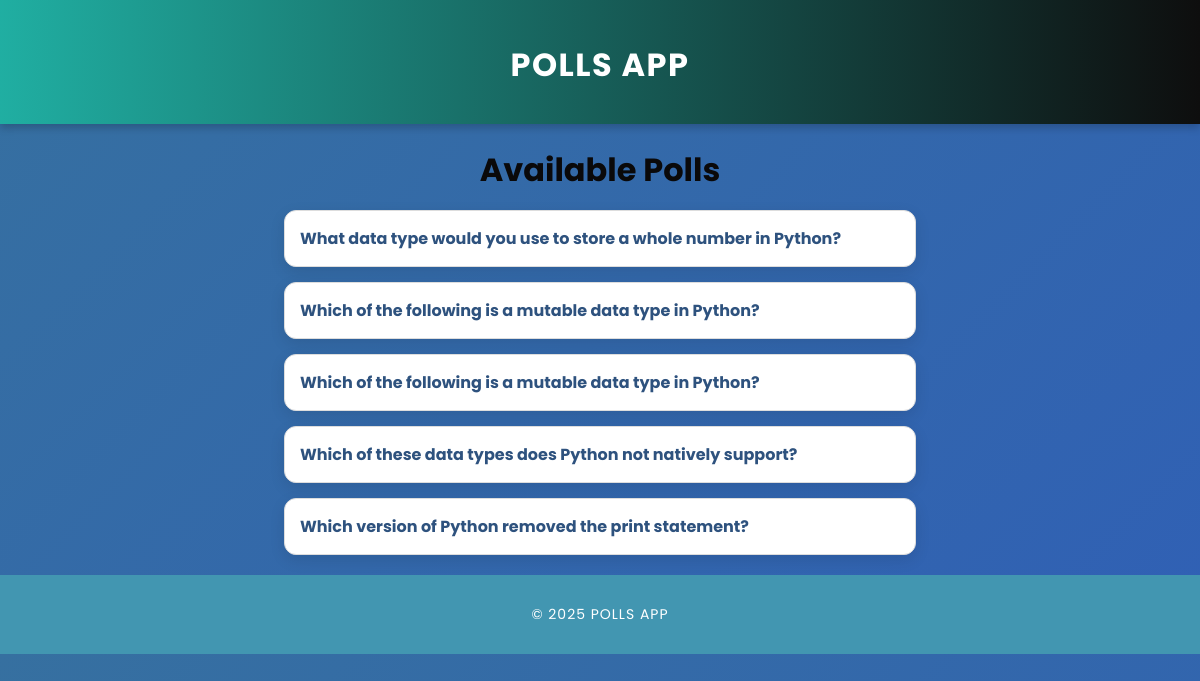
Screenshot of /polls/ with the database file from the repository.
### polls/models.py (models this page shows, shortened)
class Question(models.Model):
    question_text = models.CharField(max_length=200)
    pub_date = models.DateTimeField("date published")

### polls/views.py (the view)
# urls.py: path("", views.index, name="index"),
def index(request):
    latest_question_list = Question.objects.order_by("-pub_date")[:5]
    context = {"latest_question_list": latest_question_list}
    return render(request, "polls/index.html", context)

### polls/templates/polls/index.html
{% extends "polls/base.html" %}
{% block content %}
    <h1>Available Polls</h1>
    {% if latest_question_list %}
        <ul>
            {% for question in latest_question_list %}
                <li><a href="{% url 'polls:detail' question.id %}">{{ question.question_text }}</a></li>
            {% endfor %}
        </ul>
    {% else %}
        <p>No polls are available.</p>
    {% endif %}
{% endblock %}

### polls/templates/polls/base.html (shortened to what this page needs)
{% load static %}
<!DOCTYPE html>
<html lang="en">
<head>
    <link rel="stylesheet" href="{% static 'polls/css/style.css' %}">
</head>
<body>
    <header>
        <h1><a href="{% url 'polls:index' %}">Polls App</a></h1>
    </header>
    <main>
        {% block content %}{% endblock %}
    </main>
    <footer>
        <p>&copy; 2025 Polls App</p>
    </footer>
</body>
</html>

### polls/static/polls/css/style.css (style rules this page uses)
body { font-family: 'Poppins', sans-serif; background: linear-gradient(135deg, #3670a0, #3060b5); color: #333; margin: 0; padding: 0; text-align: center; }
header { background: linear-gradient(90deg, #1eb4a2ea, #0e0e0e); color: white; padding: 20px; font-size: 26px; font-weight: bold; text-transform: uppercase; letter-spacing: 1.5px; box-shadow: 0 4px 8px rgba(0, 0, 0, 0.2); }
header a { color: white; text-decoration: none; transition: color 0.3s, transform 0.2s ease-in-out; }
footer { margin-top: 20px; padding: 15px; background: #4296b1; color: white; font-size: 14px; text-transform: uppercase; letter-spacing: 1px; }
h1 { color: #0a090a; font-size: 32px; margin-bottom: 15px; font-weight: 700; }
a { color: #2e527e; text-decoration: none; font-weight: bold; transition: 0.3s ease-in-out; }
ul { list-style: none; padding: 0; }
li { background: white; margin: 15px auto; padding: 15px; border: 1px solid #ddd; border-radius: 12px; width: 50%; text-align: left; box-shadow: 0 5px 15px rgba(0, 0, 0, 0.1); transition: all 0.3s ease-in-out; }
h1, ul, form, .button { animation: fadeIn 0.6s ease-in-out; }

### rows the page displays
Question: question_text "What data type would you use to store a whole number in Python?"
Question: question_text "Which of the following is a mutable data type in Python?"
Question: question_text "Which of the following is a mutable data type in Python?"
Question: question_text "Which of these data types does Python not natively support?"
Question: question_text "Which version of Python removed the print statement?"
